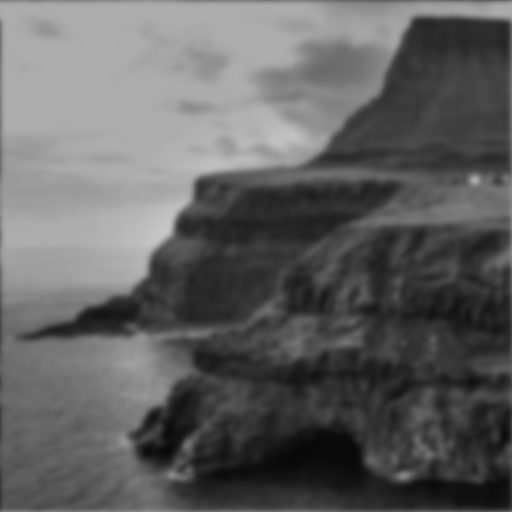
#> input picture DFB_artificial_dataset/im0_blurry.bmp, 512 x 512 px
$ python test_wavelet.py
#> lines starting #> are read from the running program, lines starting #| are printed output that depends on the picture
### nt_toolbox/signal.py
import numpy as np
import pylab
import matplotlib.image as mpimg
import matplotlib.pyplot as plt
from scipy import ndimage
# signal.py: TODO: try to not make use of transform.resize
from skimage import transform

from . import general as nt

#from nt_toolbox.general import *

# [83 lines left out: functions bilinear_interpolate, cconv, div, gaussian_blur, grad, not called in this run]

def imageplot(f, str='', sbpt=[]):
    """
        Use nearest neighbor interpolation for the display.
    """
    if sbpt != []:
        plt.subplot(sbpt[0], sbpt[1], sbpt[2])
    imgplot = plt.imshow(f, interpolation='nearest')
    imgplot.set_cmap('gray')
    pylab.axis('off')
    if str != '':
        plt.title(str)

def load_image(name, n=-1, flatten=1, resc=1, grayscale=1):
    """
        Load an image from a file, rescale its dynamic to [0,1], turn it into a grayscale image
        and resize it to size n x n.
    """
#> called with name = 'DFB_artificial_dataset/im0_blurry.bmp', n = -1, flatten = 1, resc = 1, grayscale = 1
    f = plt.imread(name)
#> f is the input picture: shape (512, 512); min 8, max 199, mean 97.2
    # turn into normalized grayscale image
    if grayscale == 1:
        if (flatten==1) and np.ndim(f)>2:
            f = np.sum(f, axis=2)
    if resc==1:
        f = nt.rescale(f)
    # change the size of the image
    if n > 0:
        if np.ndim(f)==2:
            f = transform.resize(f, [n, n], 1)
        elif np.ndim(f)==3:
            f = transform.resize(f, [n, n, f.shape[2]], 1)
    return f

# [49 lines left out: function perform_wavortho_transf, not called in this run]


def plot_wavelet(fW, Jmin=0):
    """
        plot_wavelet - plot wavelets coefficients.

        U = plot_wavelet(fW, Jmin):

        Copyright (c) 2014 Gabriel Peyre
    """
    def rescaleWav(A):
        v = abs(A).max()
        B = A.copy()
        if v > 0:
            B = .5 + .5 * A / v
        return B
    ##
    n = fW.shape[1]
    Jmax = int(np.log2(n)) - 1
    U = fW.copy()
    for j in np.arange(Jmax, Jmin - 1, -1):
        U[:2 ** j:,    2 ** j:2 **
            (j + 1):] = rescaleWav(U[:2 ** j:, 2 ** j:2 ** (j + 1):])
        U[2 ** j:2 ** (j + 1):, :2 **
          j:] = rescaleWav(U[2 ** j:2 ** (j + 1):, :2 ** j:])
        U[2 ** j:2 ** (j + 1):, 2 ** j:2 ** (j + 1):] = (
            rescaleWav(U[2 ** j:2 ** (j + 1):, 2 ** j:2 ** (j + 1):]))
    # coarse scale
    U[:2 ** j:, :2 ** j:] = nt.rescale(U[:2 ** j:, :2 ** j:])
    # plot underlying image
    imageplot(U)
    # display crosses
    for j in np.arange(Jmax, Jmin - 1, -1):
        plt.plot([0, 2 ** (j + 1)], [2 ** j, 2 ** j], 'r')
        plt.plot([2 ** j, 2 ** j], [0, 2 ** (j + 1)], 'r')
    # display box
    plt.plot([0, n], [0, 0], 'r')
    plt.plot([0, n], [n, n], 'r')
    plt.plot([0, 0], [0, n], 'r')
    plt.plot([n, n], [0, n], 'r')
    return U

# [96 lines left out: functions psnr, snr, subsampling, upsampling, plot_dictionary, not called in this run]

### nt_toolbox/general.py
import numpy as np
import pylab
import matplotlib.image as mpimg
import matplotlib.pyplot as plt
from scipy import ndimage
# general.py TODO: try to not make use of transform.resize
from skimage import transform ## commented


# [51 lines left out: functions crop, circshift, circshift1d, clamp, not called in this run]

def rescale(f,a=0,b=1):
    """
        Rescale linearly the dynamic of a vector to fit within a range [a,b]
    """
#> called with a = 0, b = 1
    v = f.max() - f.min()
#> v = 191
    g = (f - f.min()).copy()
    if v > 0:
        g = g / v
#> (printed output is left out)
#| (260, 260)
#> (printed output is left out)
    return a + g*(b-a)

# [5 lines left out: function reverse, not called in this run]

### nt_toolbox/perform_wavelet_transf.py
import numpy as np

def perform_wavelet_transf(f, Jmin, dir, filter = "9-7",separable = 0, ti = 0):

    """""
    perform_wavelet_transf - peform fast lifting transform

    y = perform_wavelet_transf(x, Jmin, dir, filter = "9-7",separable = 0, ti = 0);

    Implement 1D and 2D symmetric wavelets with symmetric boundary treatements, using
    a lifting implementation.

    filter gives the coefficients of the lifting filter.
    You can use h='linear' or h='7-9' to select automatically biorthogonal
    transform with 2 and 4 vanishing moments.

    You can set ti=1 to compute a translation invariant wavelet transform.

    You can set separable=1 to compute a separable 2D wavelet
    transform.

    Copyright (c) 2008 Gabriel Peyre
    """
#> called with Jmin = 6, dir = 1, filter = '9-7', separable = 0, ti = 0

    #copy f
    x = np.copy(f)

    #convert Jmin to int
    Jmin = int(Jmin)

    # detect dimensionality
    d = np.ndim(x)
#> d = 2
    # P/U/P/U/etc the last coefficient is scaling
    if filter in ["linear","5-3"]:
        h = [1/2, 1/4, np.sqrt(2)]

    elif filter in ["9-7","7-9"]:
        h = [1.586134342, -.05298011854, -.8829110762, .4435068522, 1.149604398]

    else:
        raise ValueError('Unknown filter')

    if d == 2 and separable == 1:
        ti = 0
        if ti == 1:
            wrn.warning("Separable does not works for translation invariant transform")

        # perform a separable wavelet transform
        n = np.shape(x)[0]
        if dir == 1:
            for i in range(n):
                x[:,i] = perform_wavelet_transf(x[:,i], Jmin, dir, filter, separable, ti)
            for i in range(n):
                x[i,:] = np.transpose(perform_wavelet_transf(np.transpose(x[i,:]), Jmin, dir, filter, separable, ti))
        else:
            for i in range(n):
                x[i,:] = np.transpose(perform_wavelet_transf(np.transpose(x[i,:]), Jmin, dir, filter, separable, ti))
            for i in range(n):
                x[:,i] = perform_wavelet_transf(x[:,i], Jmin, dir, filter, separable, ti)


    # number of lifting steps
    if np.ndim(x) == 1:
        n = len(x)
    else:
        n = np.shape(x)[1]
#> n = 512
    m = (len(h)-1)//2
    Jmax = int(np.log2(n)-1)
#> Jmax = 8
    jlist = range(Jmax,Jmin-1,-1)

    if dir == -1:
        jlist = range(Jmin,Jmax+1,1)

    if ti == 0:
        # subsampled
        for j in jlist:
            if d == 1:
                x[:2**(j+1),:] = lifting_step(x[:2**(j+1)], h, dir)
            else:
                x[:2**(j+1),:2**(j+1)] = lifting_step(x[:2**(j+1),:2**(j+1)], h, dir)
                x[:2**(j+1),:2**(j+1)] = np.transpose(lifting_step(np.transpose(x[:2**(j+1),:2**(j+1)]), h, dir))
#> this loop made 3 passes
#> pass 1, in lifting_step, `d = x[1::2,]`:
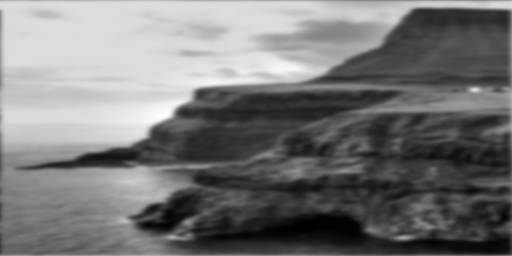
#> d: shape (256, 512) float64; min 0, max 1, mean 0.467
#> after the loop:
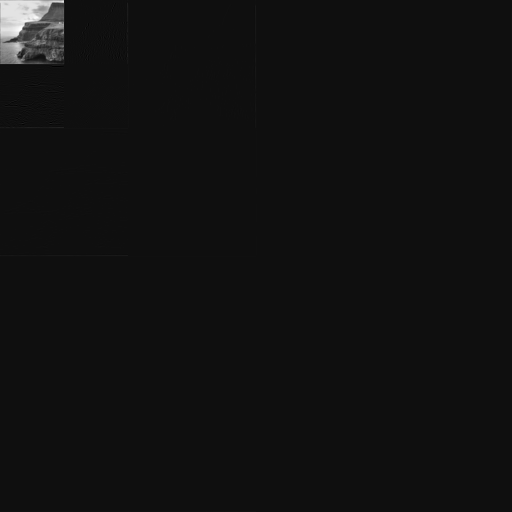
#> x: shape (512, 512) float64; min -0.513, max 7.81, mean 0.0594; drawn with min black and max white

    else:
        # TI
        nJ = Jmax - Jmin + 1
        if dir == 1 and d == 1:
            x = np.tile(x,(nJ + 1,1,1))
        elif dir == 1 and d == 2:
            x = np.tile(x,(3*nJ + 1,1,1))
        #elif dir == 1:
        #    x = np.tile(x,(1,1,1))
        for j in jlist:
            dist = 2**(Jmax - j)

            if d == 1:
                if dir == 1:
                    x[:(j-Jmin+2),:,:] = lifting_step_ti(x[0,:,:], h, dir, dist)
                else:
                    x[0,:,:] = lifting_step_ti(x[:(j-Jmin+2),:,:], h, dir, dist)
            else:
                dj = 3*(j-Jmin)

                if dir == 1:
                    x[[0,dj+1],:,:] = lifting_step_ti(x[0,:,:], h, dir, dist)

                    x[[0,dj+2],:,:] = lifting_step_ti(np.transpose(x[0,:,:]), h, dir, dist)
                    x[0,:,:] = np.transpose(x[0,:,:])
                    x[dj+2,:,:] = np.transpose(x[dj+2,:,:])

                    x[[1+dj,3+dj],:,:] = lifting_step_ti(np.transpose(x[dj+1,:,:]), h, dir, dist)
                    x[dj+1,:,:] = np.transpose(x[dj+1,:,:])
                    x[dj+3,:,:] = np.transpose(x[dj+3,:,:])
                else:

                    x[dj+1,:,:] = np.transpose(x[dj+1,:,:])
                    x[dj+3,:,:] = np.transpose(x[dj+3,:,:])

                    x[dj+1,:,:] = np.transpose(lifting_step_ti(x[[1+dj, 3+dj],:,:], h, dir, dist))

                    x[0,:,:] = np.transpose(x[0,:,:])
                    x[dj+2,:,:] = np.transpose(x[dj+2,:,:])
                    x[0,:,:] = np.transpose(lifting_step_ti(x[[0,dj+2],:,:], h, dir, dist))

                    x[0,:,:] = lifting_step_ti(x[[0,dj+1],:,:], h, dir, dist)

        if dir == -1:
            x = x[0,:,:]

    return x

###########################################################################
###########################################################################
###########################################################################

def lifting_step(x0, h, dir):

    #copy x
    x = np.copy(x0)

    # number of lifting steps
    m = (len(h) - 1)//2

    if dir==1:
        # split
        d = x[1::2,]
        x = x[0::2,]
        for i in range(m):
            d = d - h[2*i] * (x + np.vstack((x[1:,],x[-1,])))
            x = x + h[2*i+1] * (d + np.vstack((d[0,],d[:-1,])))
        x = np.vstack((x*h[-1],d/h[-1]))

    else:
        # retrieve detail coefs
        end = len(x)
        d = x[end//2:,]*h[-1]
        x = x[:end//2,]/h[-1]
        for i in range(m,0,-1):
            x = x - h[2*i-1] * (d + np.vstack((d[0,],d[:-1,])))
            d = d + h[2*i-2] * (x + np.vstack((x[1:,],x[-1,])))
        # merge
        x1 = np.vstack((x,x))
        x1[::2,] = x
        x1[1::2,] = d
        x = x1

    return x

###########################################################################
###########################################################################
###########################################################################
# [49 lines left out: function lifting_step_ti, not called in this run]

### test_wavelet.py
import numpy as np
import matplotlib.pyplot as plt
import pywt
import pylab

from nt_toolbox.general import *
from nt_toolbox.signal import *
from nt_toolbox.perform_wavelet_transf import *

"""
    Load an image and solve the inverse problem
"""

f0 = load_image("DFB_artificial_dataset/im0_blurry.bmp")

plt.figure()
wavelets = 'sym5'
g,args = pywt.dwt2(f0, wavelets)
print(g)
print(np.shape(g))

plt.subplot(221)
imageplot(g)
plt.subplot(222)
imageplot(args[0])
plt.subplot(223)
imageplot(args[1])
plt.subplot(224)
imageplot(args[2])


print(f0)
plt.figure()
Jmin = 6
a = perform_wavelet_transf(f0, Jmin, +1);
plot_wavelet(a, Jmin)
#> the loop in plot_wavelet, `for j in np.arange(Jmax, Jmin - 1, -1):` made 3 passes
#> pass 1, in rescaleWav (call 2), `B = A.copy()`:
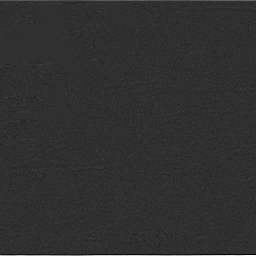
#> B: shape (256, 256) float64; min -0.0218, max 0.094, mean 0.000278; drawn with min black and max white
#> call 2 of rescale, with a = 0, b = 1
#> in rescale (call 2), `v = f.max() - f.min()`: v = 7.79
#> in rescale (call 2), `g = (f - f.min()).copy()`:
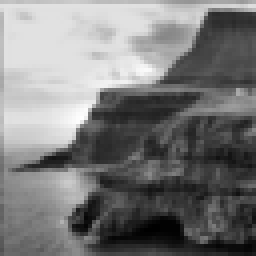
#> g: shape (64, 64) float64 (shown 4 times larger); min 0, max 7.79, mean 3.74; drawn with min black and max white
#> in plot_wavelet, `U[:2 ** j:, :2 ** j:] = nt.rescale(U[:2 ** j:, :2 ** j:])`:
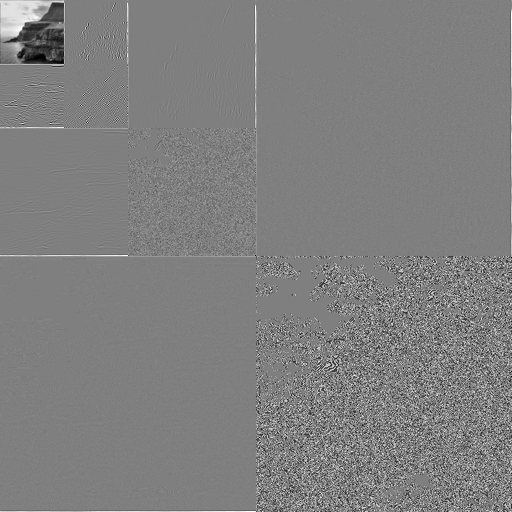
#> U: shape (512, 512) float64; min 0, max 1, mean 0.501
plt.show()
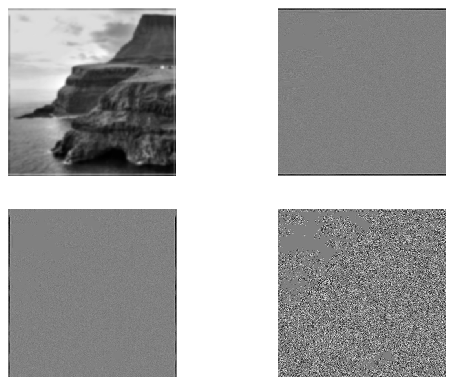
#> figure drawn by matplotlib, 4 panels
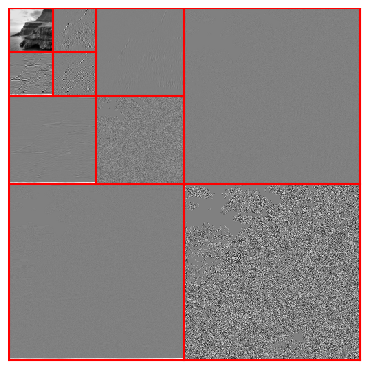
#> figure drawn by matplotlib, 1 panel

$ run again, with DFB_artificial_dataset/im12_blurry.bmp copied over DFB_artificial_dataset/im0_blurry.bmp
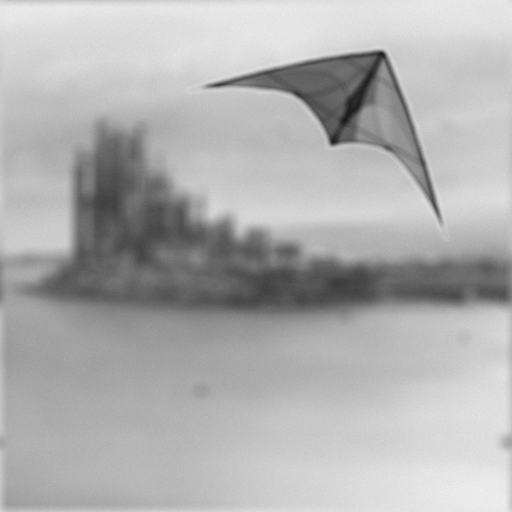
#> input picture DFB_artificial_dataset/im12_blurry.bmp, 512 x 512 px
#> in load_image, f is the input picture: shape (512, 512); min 24, max 241, mean 175.9
#> in rescale, `v = f.max() - f.min()`: v = 217
#> (printed output is left out)
#| (260, 260)
#> (printed output is left out)
#> the loop in plot_wavelet, `for j in np.arange(Jmax, Jmin - 1, -1):` made 3 passes
#> `plt.show()`:
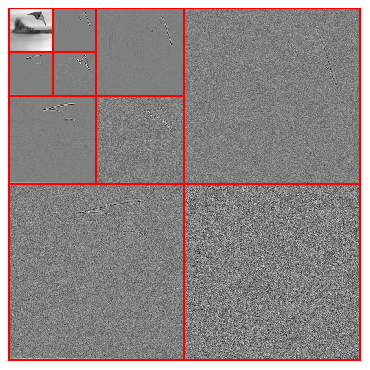
#> figure drawn by matplotlib, 1 panel
